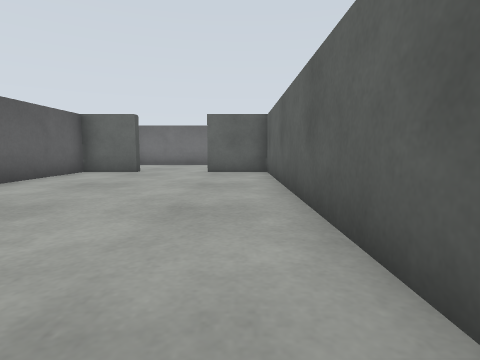
View 1 (above)

16 first-person views from a walk through a robot-simulator world made for Gazebo. The camera is 0.17 m above the floor, tilts 6° down and sees 80° across. The floor is counted in squares, 0.25 m on a side. Each view is taken from the middle of a square. On the plan, view 1 faces up. The plan holds only what a view shows up to about 9 squares ahead; the rest is blank. The place goes on beyond the plan.

View 2
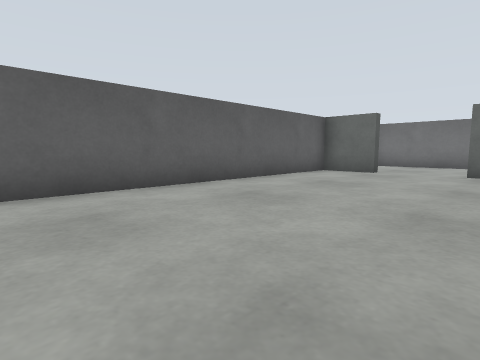

View 3
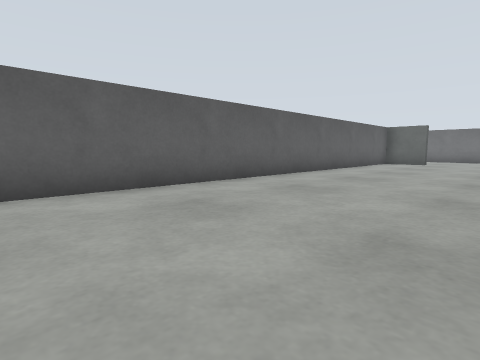

View 4
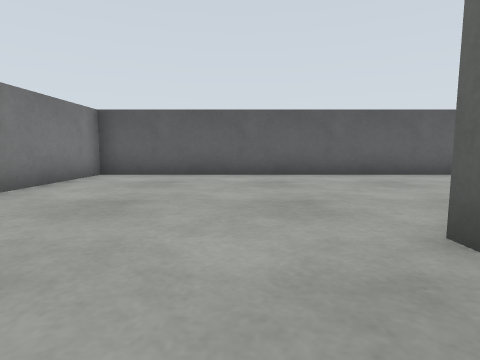

View 5
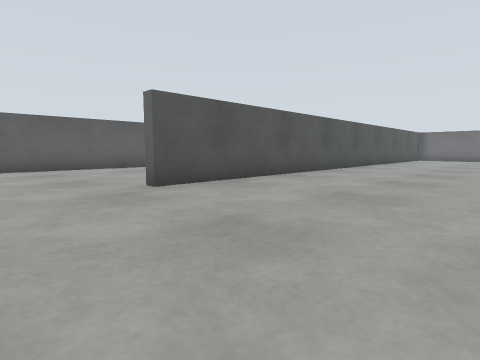

View 6
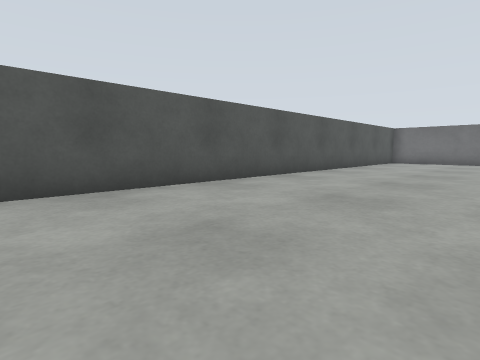

View 7
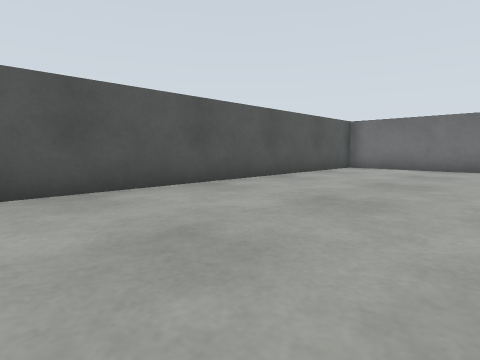

View 8
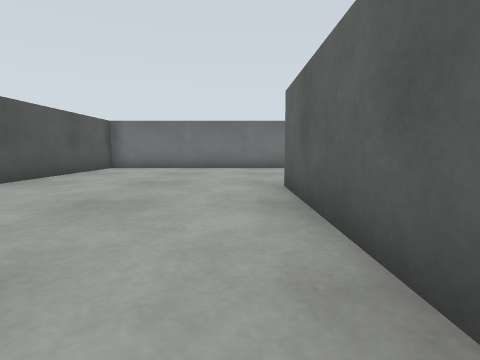

View 9
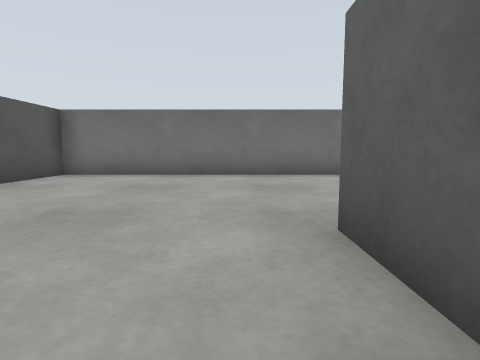

View 10
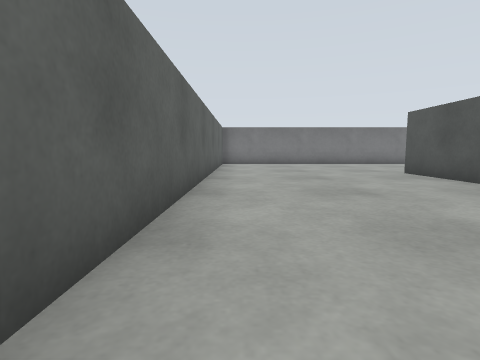

View 11
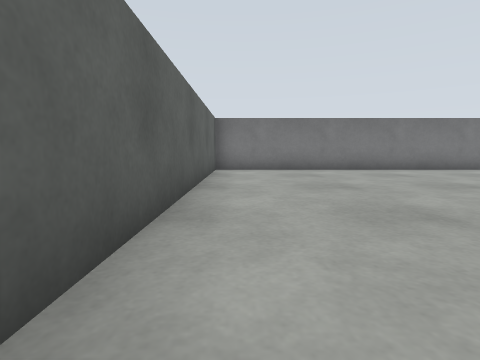

View 12
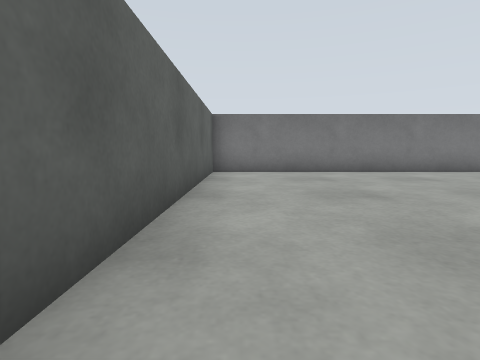

View 13
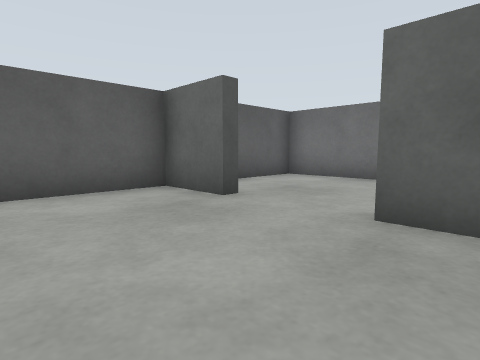

View 14
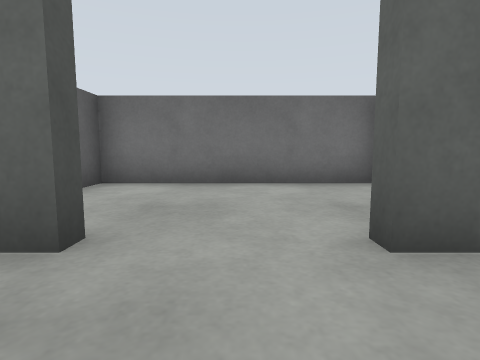

View 15
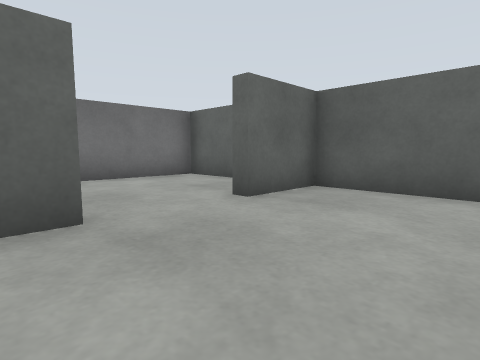

View 16
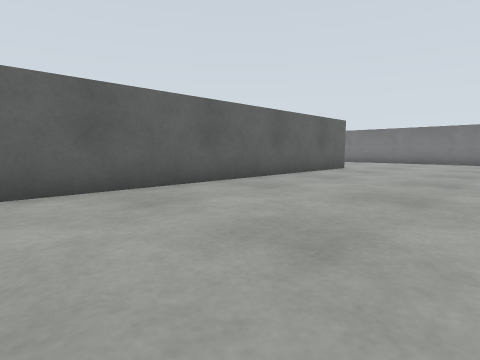

### Floor plan
Points are (right, up) in squares from view 1. A wall is a line through its corners. A room is listed if a view was taken in it or the views show most of it. See-through windows are left out.
Room 1 (views 1, 2, 3, 13, 14, 15, 16)
walls: (0.8, -3.1) (0.8, 8.9); (-4.8, 8.9) (-4.8, -10.8) (0.4, -10.8); (0.8, 11) (0.8, 12.8) (-4.8, 12.8) (-4.8, 10.7)
ways out: opening at (1, -8) to room 2
objects: door leaf (-4, 9) to (-3, 9); door leaf (-1, 9) to (0, 9)
Room 2 (views 4, 5, 6, 7, 8, 9, 10, 11, 12)
walls: (6.4, 12.8) (1.2, 12.8) (1.2, -5.4) (0.7, -5.4); (0.4, -10.8) (6.8, -10.8) (6.8, 7.5)
ways out: opening at (1, -8) to room 1; opening at (7, 10)

Positions as (right, up) in squares from view 1, and headings:
1: (0, 0), facing up
2: (0, 0), facing up-left
3: (0, -6), facing up-left
4: (3, -7), facing left
5: (6, -8), facing up-left
6: (6, -3), facing up-left
7: (6, 2), facing up-left
8: (6, 2), facing up
9: (6, 5), facing up
10: (6, 3), facing down
11: (6, -1), facing down
12: (6, -2), facing down
13: (0, 6), facing up-left
14: (-2, 7), facing up
15: (-4, 6), facing up-right
16: (-4, 5), facing down-right
